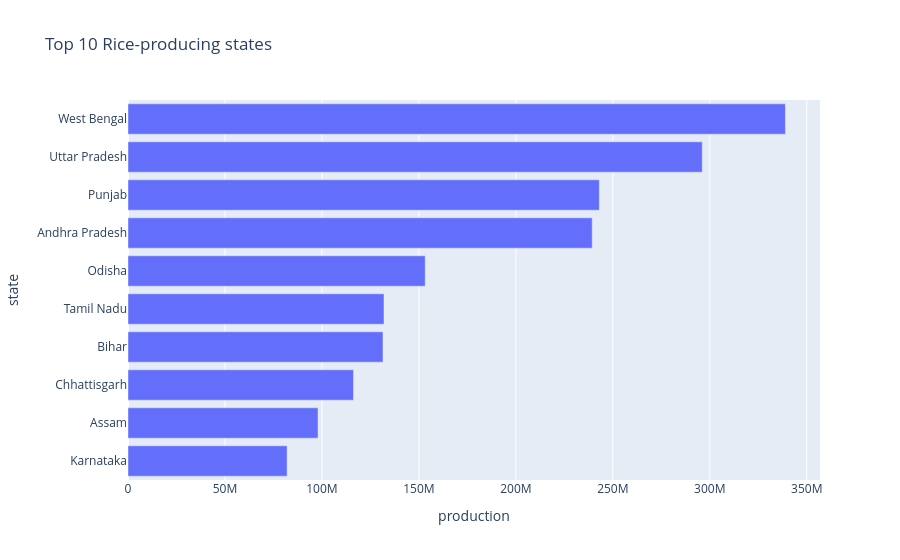

Source (notebook cell):
### Code cell
# --- Cell 3: Top 10 producing states for a crop ---
CROP = "Rice"   # change to Wheat, Maize, Sugarcane ...
top = crop[crop.crop == CROP].groupby("state")["production"].sum().nlargest(10).reset_index()
px.bar(top, x="production", y="state", orientation="h", title=f"Top 10 {CROP}-producing states") \
  .update_layout(yaxis={"categoryorder": "total ascending"})

### Figure 1 — Plotly figure (JSON) as saved in the notebook; plotly's stock layout.template omitted (floating-point values rounded to 4 significant figures)
{"data": [{"hovertemplate": "production=%{x}<br>state=%{y}<extra></extra>", "legendgroup": "", "marker": {"color": "#636efa", "pattern": {"shape": ""}}, "name": "", "orientation": "h", "showlegend": false, "textposition": "auto", "type": "bar", "x": [339000000.0, 296100000.0, 243000000.0, 239400000.0, 153300000.0, 132000000.0, 131500000.0, 116300000.0, 97990000.0, 82050000.0], "xaxis": "x", "y": ["West Bengal", "Uttar Pradesh", "Punjab", "Andhra Pradesh", "Odisha", "Tamil Nadu", "Bihar", "Chhattisgarh", "Assam", "Karnataka"], "yaxis": "y"}], "layout": {"barmode": "relative", "legend": {"tracegroupgap": 0}, "title": {"text": "Top 10 Rice-producing states"}, "xaxis": {"anchor": "y", "domain": [0, 1], "title": {"text": "production"}}, "yaxis": {"anchor": "x", "categoryorder": "total ascending", "domain": [0, 1], "title": {"text": "state"}}}}
